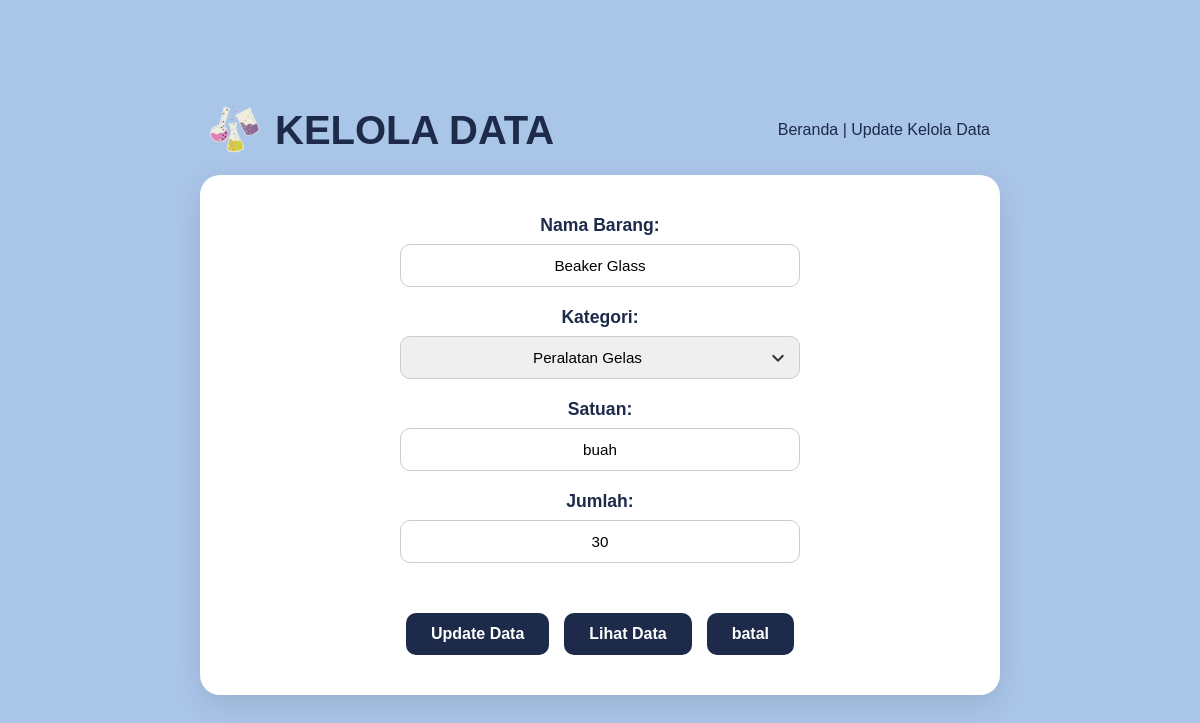
/edit/edit.php?id=221, run on the app's committed database.
### tables this page shows
CREATE TABLE stok_lab (
    id_stok INT PRIMARY KEY AUTO_INCREMENT,
    id_item INT NOT NULL,
    jumlah INT NOT NULL,
    kondisi VARCHAR(100),
    tanggal_update TIMESTAMP,
    FOREIGN KEY (id_item) REFERENCES item_alat_bahan(id_item)
) AUTO_INCREMENT = 111;

CREATE TABLE item_alat_bahan (
    id_item INT PRIMARY KEY AUTO_INCREMENT,
    nama_item VARCHAR(255) NOT NULL,
    id_kategori INT NOT NULL,
    satuan VARCHAR(50) NOT NULL,
    deskripsi TEXT,
    FOREIGN KEY (id_kategori) REFERENCES kategori_item(id_kategori)
) AUTO_INCREMENT = 221;

### edit/edit.php (the view, shortened to what this page needs)
<?php
if (isset($_GET['id']) && is_numeric($_GET['id'])) {
    $id_item = (int)$_GET['id'];
} else {
    die("Error: ID Item tidak valid.");
}
$query_data = mysqli_query($koneksi, "SELECT iab.id_item, iab.nama_item, iab.satuan, iab.id_kategori, s.jumlah
                                      FROM item_alat_bahan iab
                                      LEFT JOIN stok_lab s ON iab.id_item = s.id_item
                                      WHERE iab.id_item = $id_item");
if (mysqli_num_rows($query_data) > 0) {
    $data = mysqli_fetch_assoc($query_data);
} else {
    die("Error: Data item tidak ditemukan.");
}
$query_kategori = mysqli_query($koneksi, "SELECT * FROM kategori_item ORDER BY nama_kategori ASC");
?>
<!DOCTYPE html>
<html lang="id">
<head>
    <link rel="stylesheet" href="edit.css">
</head>
<body>
    <div class="container">
        <header class="header">
            <div class="header-title">
                <img src="../img/ikon.png" alt="Ikon Lab" class="header-icon">
                <h1>KELOLA DATA</h1>
            </div>
            <nav class="breadcrumbs">
                Beranda | Update Kelola Data
            </nav>
        </header>
        <div class="card">
            <form action="../index.php" method="POST" class="form-container">
                <div class="form-group">
                    <label for="nama_barang">Nama Barang:</label>
                    <input type="text" id="nama_barang" name="nama_item" placeholder="Masukkan nama barang..."
                           value="<?php echo htmlspecialchars($data['nama_item']); ?>">
                </div>
                <div class="form-group">
                    <label for="kategori">Kategori:</label>
                    <select id="kategori" name="id_kategori">
                        <?php
                        while ($kategori = mysqli_fetch_assoc($query_kategori)) {
                            $selected = ($kategori['id_kategori'] == $data['id_kategori']) ? 'selected' : '';
                            echo '<option value="' . $kategori['id_kategori'] . '" ' . $selected . '>'
                                 . htmlspecialchars($kategori['nama_kategori'])
                                 . '</option>';
                        }
                        ?>
                    </select>
                </div>
                <div class="form-group">
                    <label for="satuan">Satuan:</label>
                    <input type="text" id="satuan" name="satuan" placeholder="Masukkan Satuan Barang"
                           value="<?php echo htmlspecialchars($data['satuan']); ?>">
                </div>
                <div class="form-group">
                    <label for="jumlah">Jumlah:</label>
                    <input type="text" id="jumlah" name="jumlah" placeholder="Masukkan dalam bentuk angka"
                           value="<?php echo htmlspecialchars($data['jumlah']); ?>">
                </div>
                <div class="button-group">
                    <button type="submit" class="btn">Update Data</button>
                    <a href="../index.php" class="btn">Lihat Data</a>
                    <a href="../index.php" class="btn">batal</a>
                </div>
            </form>
        </div>
    </div>
</body>
</html>

### edit/edit.css (style rules this page uses)
body { font-family: Arial, sans-serif; background-color: #a9c5e8; color: #333; margin: 0; padding: 20px; display: flex; justify-content: center; align-items: center; min-height: 100vh; box-sizing: border-box; }
.container { width: 100%; max-width: 800px; margin: 0 auto; }
.header { display: flex; justify-content: space-between; align-items: center; margin-bottom: 20px; padding: 0 10px; }
.header-title { display: flex; align-items: center; gap: 15px; }
.header-icon { width: 50px; height: auto; }
.header h1 { font-size: 2.5rem; font-weight: bold; color: #1d2a4a; margin: 0; }
.breadcrumbs { font-size: 1rem; color: #1d2a4a; font-weight: 500; }
.card { background-color: #ffffff; border-radius: 20px; padding: 40px; box-shadow: 0 10px 30px rgba(0, 0, 0, 0.1); width: 100%; box-sizing: border-box; }
.form-container { display: flex; flex-direction: column; gap: 20px; }
.form-group { display: flex; flex-direction: column; align-items: center; width: 100%; }
.form-group label { font-size: 1.1rem; font-weight: bold; color: #1d2a4a; margin-bottom: 8px; }
.form-group input[type="text"], .form-group select { width: 100%; max-width: 400px; padding: 12px 15px; border: 1px solid #ccc; border-radius: 10px; font-size: 0.95rem; box-sizing: border-box; text-align: center; }
.form-group input[type="text"]::placeholder { color: #999; }
.form-group select { appearance: none; -webkit-appearance: none; -moz-appearance: none; background-repeat: no-repeat; background-position: right 15px center; background-size: 12px; padding-right: 40px; }
.button-group { display: flex; justify-content: center; gap: 15px; margin-top: 30px; flex-wrap: wrap; }
.btn { padding: 12px 25px; font-size: 1rem; font-weight: bold; color: #ffffff; background-color: #1d2a4a; border: none; border-radius: 10px; cursor: pointer; text-decoration: none; text-align: center; transition: background-color 0.2s, transform 0.2s; }

### data on the page
stok_lab: nama_item "Beaker Glass", satuan "buah", jumlah "30"

### other printed values
form field id_kategori "Peralatan Gelas"
